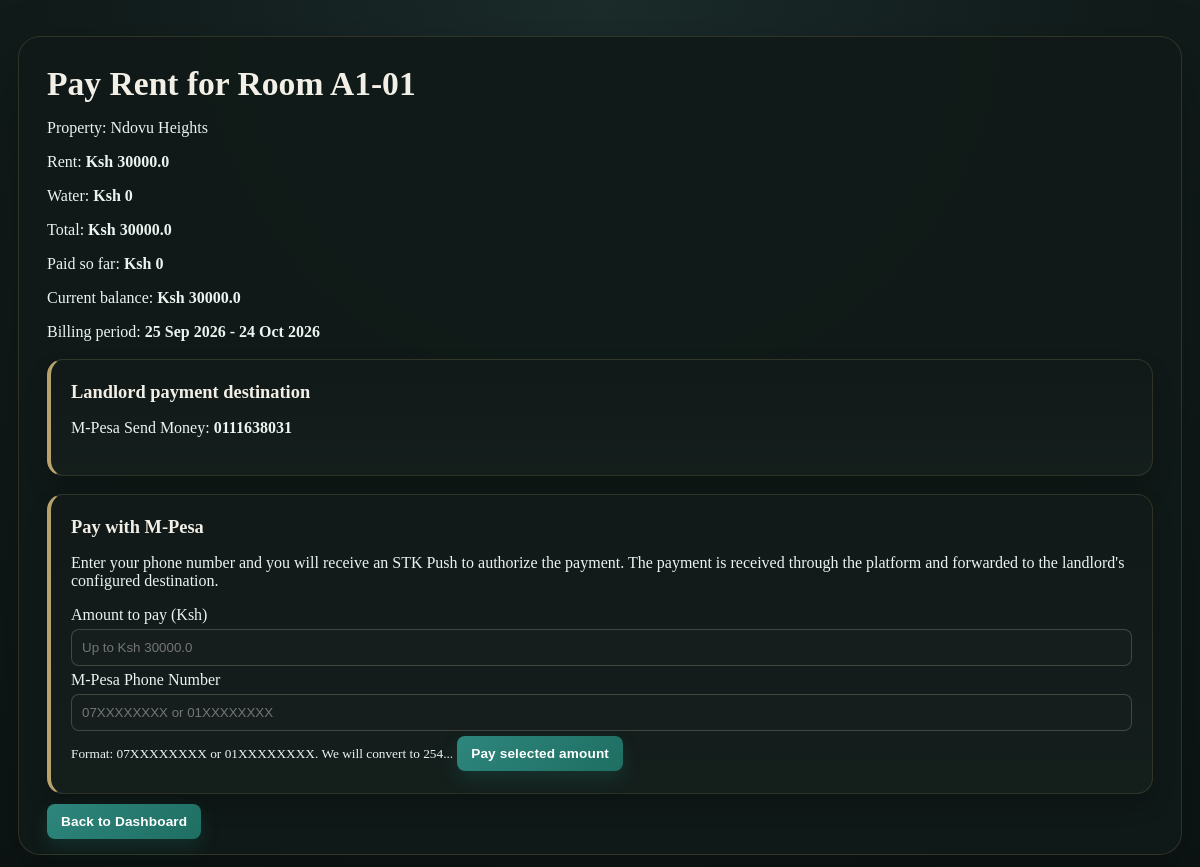
Page /pay_rent/4 (signed in) on the committed database.
### app.py (models this page shows, shortened)
class Room(db.Model):
    id = db.Column(db.Integer, primary_key=True)
    room_number = db.Column(db.String(20), nullable=False)
    room_type = db.Column(db.String(50), nullable=True)
    rent_amount = db.Column(db.Float, nullable=False)
    is_occupied = db.Column(db.Boolean, default=False)
    property_id = db.Column(db.Integer, db.ForeignKey('property.id'), nullable=False)
    tenant_id = db.Column(db.Integer, db.ForeignKey('user.id'), nullable=True)
    assigned_date = db.Column(db.Date, nullable=True)
    property = db.relationship('Property', backref='rooms')
    tenant = db.relationship('User', backref='room', foreign_keys=[tenant_id])

class Property(db.Model):
    id = db.Column(db.Integer, primary_key=True)
    name = db.Column(db.String(100), nullable=False)
    location = db.Column(db.String(200), nullable=False)
    property_type = db.Column(db.String(50), nullable=True)
    landlord_id = db.Column(db.Integer, db.ForeignKey('user.id'), nullable=False)
    landlord = db.relationship('User', backref='properties')

class User(UserMixin, db.Model):
    id = db.Column(db.Integer, primary_key=True)
    email = db.Column(db.String(150), unique=True, nullable=False)
    password = db.Column(db.String(150), nullable=False)
    role = db.Column(db.String(50), nullable=False, default='pending')
    name = db.Column(db.String(100))
    contact_number = db.Column(db.String(30))
    must_change_password = db.Column(db.Boolean, default=False)
    password_reset_token = db.Column(db.String(255), nullable=True)
    password_reset_expires = db.Column(db.DateTime, nullable=True)
    landlord_id = db.Column(db.Integer, db.ForeignKey('user.id'), nullable=True)
    tenants = db.relationship('User', backref=db.backref('landlord', remote_side=[id]), foreign_keys=[landlord_id])
    mpesa_till = db.Column(db.String(20), nullable=True)
    mpesa_type = db.Column(db.String(20), nullable=True)
    account_number = db.Column(db.String(100), nullable=True)
    bank_name = db.Column(db.String(100), nullable=True)
    is_landlord = db.Column(db.Boolean, default=False)
    subscription_status = db.Column(db.String(20), default='trial')
    subscription_plan = db.Column(db.String(20), default='basic')
    subscription_expiry = db.Column(db.DateTime, nullable=True)
    trial_ends_at = db.Column(db.DateTime, default=lambda: datetime.utcnow() + timedelta(days=14))

### app.py (the view)
@app.route('/pay_rent/<int:room_id>', methods=['GET'])
@login_required
def pay_rent(room_id):
    if current_user.role!= 'tenant': return "Access Denied"
    room = Room.query.get_or_404(room_id)
    current_period = get_billing_period(room)
    if not current_period:
        flash('This room has no assignment date.')
        return redirect(url_for('dashboard'))
    period_key = current_period['key']
    summary = get_payment_summary(room, period_key)
    return render_template('pay_rent.html', room=room, landlord=room.property.landlord, water_bill=summary['water_bill'], total_amount=summary['total_amount'], total_paid=summary['total_paid'], balance=summary['balance'], paid=summary['balance'] == 0, current_period=current_period)

### app.py (called while the page is built, shortened)
@login_manager.user_loader
def load_user(user_id):
    return User.query.get(int(user_id))

@app.before_request
def check_subscription_global():
    if session.get('is_super_admin') or not current_user.is_authenticated:
        return None
    if current_user.role != 'landlord' or has_paid_subscription_access(current_user):
        return None

@app.before_request
def enforce_maintenance_mode():
    if not is_maintenance_on() or session.get('role') == 'super_admin':
        return None

def get_billing_period(room, today=None):
    if not room.assigned_date:
        return None
    today = today or date.today()
    months_since_assignment = ((today.year - room.assigned_date.year) * 12 +
                               today.month - room.assigned_date.month)
    months_since_assignment = max(0, months_since_assignment)
    period_start = add_months(room.assigned_date, months_since_assignment)
    if period_start > today:
        period_start = add_months(room.assigned_date, months_since_assignment - 1)
    period_end = add_months(period_start, 1) - timedelta(days=1)
    due_at = datetime.combine(period_end, datetime.max.time())
    return {
        'key': period_start.isoformat(),
        'label': f'{period_start.strftime("%d %b %Y")} - {period_end.strftime("%d %b %Y")}',
        'end_date': period_end,
        'due_at': due_at
    }

def add_months(start_date, months):
    month_index = start_date.month - 1 + months
    year = start_date.year + month_index // 12
    month = month_index % 12 + 1
    day = min(start_date.day, calendar.monthrange(year, month)[1])
    return date(year, month, day)

def get_payment_summary(room, period_key):
    water_bill = WaterBill.query.filter_by(room_id=room.id, month=period_key).first()
    water_amount = water_bill.amount if water_bill else 0
    pending_bills = PendingBill.query.filter_by(room_id=room.id, month=period_key).all()
    pending_total = sum(b.amount for b in pending_bills)
    total_amount = room.rent_amount + water_amount + pending_total
    total_paid = db.session.query(db.func.coalesce(db.func.sum(Payment.amount), 0)).filter_by(room_id=room.id, month=period_key).scalar()
    return {
        'water_bill': water_bill,
        'pending_bills': pending_bills,
        'pending_total': pending_total,
        'total_amount': total_amount,
        'total_paid': total_paid,
        'balance': max(0, total_amount - total_paid),
    }

### maintenance.py (called while the page is built)
def is_maintenance_on():
    return os.path.exists(MAINT_FILE)

### templates/pay_rent.html (shortened to what this page needs)
<!DOCTYPE html>
<html>
<head>
    <link rel="stylesheet" href="{{ url_for('static', filename='style.css') }}">
</head>
<body>
<div class="container">
    <h1>Pay Rent for Room {{ room.room_number }}</h1>
    <p>Property: {{ room.property.name }}</p>
    <p>Rent: <b>Ksh {{ room.rent_amount }}</b></p>
    <p>Water: <b>Ksh {{ water_bill.amount if water_bill else 0 }}</b></p>
    <p>Total: <b>Ksh {{ total_amount }}</b></p>
    <p>Paid so far: <b>Ksh {{ total_paid }}</b></p>
    <p>Current balance: <b>Ksh {{ balance }}</b></p>
    <p>Billing period: <b>{{ current_period.label }}</b></p>
    <div class="property-card">
        <h3>Landlord payment destination</h3>
        {% if landlord.mpesa_till %}
            <p>M-Pesa {{ {'till': 'Till', 'paybill': 'PayBill', 'send_money': 'Send Money', 'pochi': 'Pochi la Biashara'}.get(landlord.mpesa_type, 'account') }}: <b>{{ landlord.mpesa_till }}</b></p>
        {% endif %}
    </div>
    {% if paid %}
        <div class="flash">This billing period is fully paid ✅</div>
    {% else %}
        <div class="property-card">
            <h3>Pay with M-Pesa</h3>
            <p>Enter your phone number and you will receive an STK Push to authorize the payment. The payment is received through the platform and forwarded to the landlord's configured destination.</p>
            <form method="POST" action="{{ url_for('stk_push', room_id=room.id) }}">
                <label for="amount">Amount to pay (Ksh)</label>
                <input type="number" name="amount" id="amount" min="1" max="{{ balance }}" step="0.01" placeholder="Up to Ksh {{ balance }}" required>
                <label for="phone">M-Pesa Phone Number</label>
                <input type="text" name="phone" id="phone" placeholder="07XXXXXXXX or 01XXXXXXXX" required>
                <small>Format: 07XXXXXXXX or 01XXXXXXXX. We will convert to 254...</small>
                <button type="submit">Pay selected amount</button>
            </form>
        </div>
    {% endif %}
    <a href="{{ url_for('dashboard') }}" class="btn">Back to Dashboard</a>
</div>
</body>
</html>

### static/style.css (style rules this page uses)
body { font-family: Georgia, 'Times New Roman', serif; background: radial-gradient(circle at top, #1b2c2b 0%, #111c1b 48%, #0d1414 100%); margin: 0; padding: 18px; color: #ecf3f1; }
.container { max-width: 1220px; margin: 18px auto; background: rgba(16, 26, 24, 0.94); padding: 28px 28px 24px; border-radius: 22px; box-shadow: 0 22px 60px rgba(0, 0, 0, 0.28); border: 1px solid rgba(194, 170, 113, 0.18); }
h1, h2, h3 { color: #f2efe7; }
h1 { margin: 0; font-size: 2.1rem; }
h3 { margin: 0; font-size: 1.15rem; }
a { color: #3498db; text-decoration: none; }
button, .btn { background: linear-gradient(135deg, #2d867c 0%, #1f6e62 100%); color: white; padding: 10px 14px; border: none; border-radius: 8px; cursor: pointer; font: 700 0.85rem Arial, sans-serif; letter-spacing: 0.01em; box-shadow: 0 8px 18px rgba(38, 121, 109, 0.22); transition: transform 0.15s ease, box-shadow 0.15s ease; }
input, select { padding: 10px; margin: 5px 0; width: 100%; border: 1px solid rgba(208, 200, 170, 0.24); border-radius: 8px; box-sizing: border-box; background: rgba(23, 31, 30, 0.9); color: #eef3f2; }
.property-card { border: 1px solid rgba(206, 181, 119, 0.16); padding: 22px 20px; margin: 18px 0; border-radius: 16px; background: linear-gradient(180deg, rgba(17, 26, 25, 0.98) 0%, rgba(21, 31, 29, 0.96) 100%); box-shadow: 0 12px 22px rgba(0, 0, 0, 0.18); border-left: 4px solid rgba(194, 170, 113, 0.95); }
html { -webkit-text-size-adjust: 100%; scroll-behavior: smooth; }
body { min-width: 320px; overflow-x: hidden; }
button, input, select, textarea { max-width: 100%; }
.container, .property-card, .room-row, .overview-card, .tenant-row { min-width: 0; }

### rows in the picture
Room: room_number "A1-01", rent_amount "30000.0"
Property: property.name "Ndovu Heights"
User: mpesa_type "Send Money", mpesa_till "0111638031"

### other values in the picture
{{ water_bill.amount if water_bill else 0 }} "0"
{{ total_amount }} "30000.0"
{{ total_paid }} "0"
{{ balance }} "30000.0"
{{ current_period.label }} "25 Sep 2026 - 24 Oct 2026"
